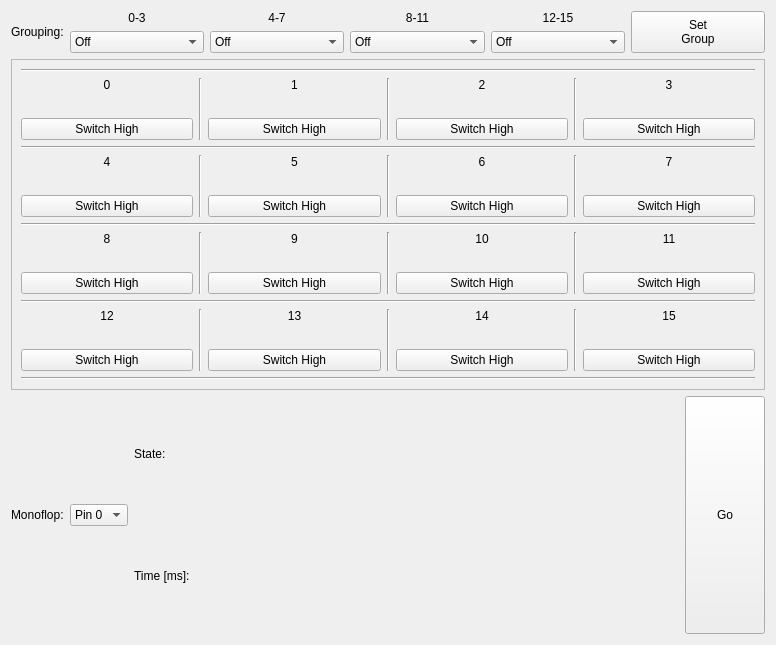
<?xml version="1.0" encoding="UTF-8"?>
<ui version="4.0">
 <class>IndustrialDigitalOut4</class>
 <widget class="QWidget" name="IndustrialDigitalOut4">
  <property name="geometry">
   <rect>
    <x>0</x>
    <y>0</y>
    <width>776</width>
    <height>645</height>
   </rect>
  </property>
  <property name="windowTitle">
   <string>Form</string>
  </property>
  <layout class="QVBoxLayout" name="verticalLayout">
   <item>
    <layout class="QHBoxLayout" name="horizontalLayout_2">
     <item>
      <widget class="QLabel" name="label">
       <property name="sizePolicy">
        <sizepolicy hsizetype="Fixed" vsizetype="Preferred">
         <horstretch>0</horstretch>
         <verstretch>0</verstretch>
        </sizepolicy>
       </property>
       <property name="text">
        <string>Grouping:</string>
       </property>
      </widget>
     </item>
     <item>
      <layout class="QVBoxLayout" name="verticalLayout_2">
       <item>
        <widget class="QLabel" name="label_2">
         <property name="text">
          <string>0-3</string>
         </property>
         <property name="alignment">
          <set>Qt::AlignCenter</set>
         </property>
        </widget>
       </item>
       <item>
        <widget class="QComboBox" name="group0">
         <item>
          <property name="text">
           <string>Off</string>
          </property>
         </item>
         <item>
          <property name="text">
           <string>Port A</string>
          </property>
         </item>
         <item>
          <property name="text">
           <string>Port B</string>
          </property>
         </item>
         <item>
          <property name="text">
           <string>Port C</string>
          </property>
         </item>
         <item>
          <property name="text">
           <string>Port D</string>
          </property>
         </item>
        </widget>
       </item>
      </layout>
     </item>
     <item>
      <layout class="QVBoxLayout" name="verticalLayout_3">
       <item>
        <widget class="QLabel" name="label_3">
         <property name="text">
          <string>4-7</string>
         </property>
         <property name="alignment">
          <set>Qt::AlignCenter</set>
         </property>
        </widget>
       </item>
       <item>
        <widget class="QComboBox" name="group1">
         <item>
          <property name="text">
           <string>Off</string>
          </property>
         </item>
         <item>
          <property name="text">
           <string>Port A</string>
          </property>
         </item>
         <item>
          <property name="text">
           <string>Port B</string>
          </property>
         </item>
         <item>
          <property name="text">
           <string>Port C</string>
          </property>
         </item>
         <item>
          <property name="text">
           <string>Port D</string>
          </property>
         </item>
        </widget>
       </item>
      </layout>
     </item>
     <item>
      <layout class="QVBoxLayout" name="verticalLayout_4">
       <item>
        <widget class="QLabel" name="label_4">
         <property name="text">
          <string>8-11</string>
         </property>
         <property name="alignment">
          <set>Qt::AlignCenter</set>
         </property>
        </widget>
       </item>
       <item>
        <widget class="QComboBox" name="group2">
         <item>
          <property name="text">
           <string>Off</string>
          </property>
         </item>
         <item>
          <property name="text">
           <string>Port A</string>
          </property>
         </item>
         <item>
          <property name="text">
           <string>Port B</string>
          </property>
         </item>
         <item>
          <property name="text">
           <string>Port C</string>
          </property>
         </item>
         <item>
          <property name="text">
           <string>Port D</string>
          </property>
         </item>
        </widget>
       </item>
      </layout>
     </item>
     <item>
      <layout class="QVBoxLayout" name="verticalLayout_5">
       <item>
        <widget class="QLabel" name="label_5">
         <property name="text">
          <string>12-15</string>
         </property>
         <property name="alignment">
          <set>Qt::AlignCenter</set>
         </property>
        </widget>
       </item>
       <item>
        <widget class="QComboBox" name="group3">
         <item>
          <property name="text">
           <string>Off</string>
          </property>
         </item>
         <item>
          <property name="text">
           <string>Port A</string>
          </property>
         </item>
         <item>
          <property name="text">
           <string>Port B</string>
          </property>
         </item>
         <item>
          <property name="text">
           <string>Port C</string>
          </property>
         </item>
         <item>
          <property name="text">
           <string>Port D</string>
          </property>
         </item>
        </widget>
       </item>
      </layout>
     </item>
     <item>
      <widget class="QPushButton" name="set_group">
       <property name="sizePolicy">
        <sizepolicy hsizetype="Minimum" vsizetype="Minimum">
         <horstretch>0</horstretch>
         <verstretch>0</verstretch>
        </sizepolicy>
       </property>
       <property name="text">
        <string>Set
Group</string>
       </property>
      </widget>
     </item>
    </layout>
   </item>
   <item>
    <widget class="QScrollArea" name="scrollArea">
     <property name="widgetResizable">
      <bool>true</bool>
     </property>
     <widget class="QWidget" name="scrollAreaWidgetContents">
      <property name="geometry">
       <rect>
        <x>0</x>
        <y>0</y>
        <width>756</width>
        <height>413</height>
       </rect>
      </property>
      <layout class="QVBoxLayout" name="verticalLayout_24">
       <item>
        <spacer name="verticalSpacer">
         <property name="orientation">
          <enum>Qt::Vertical</enum>
         </property>
         <property name="sizeHint" stdset="0">
          <size>
           <width>0</width>
           <height>0</height>
          </size>
         </property>
        </spacer>
       </item>
       <item>
        <widget class="Line" name="line0">
         <property name="orientation">
          <enum>Qt::Horizontal</enum>
         </property>
        </widget>
       </item>
       <item>
        <layout class="QHBoxLayout" name="horizontalLayout_4">
         <item>
          <layout class="QVBoxLayout" name="verticalLayout_13">
           <item>
            <widget class="QLabel" name="b0_label">
             <property name="text">
              <string>0</string>
             </property>
             <property name="alignment">
              <set>Qt::AlignCenter</set>
             </property>
            </widget>
           </item>
           <item>
            <widget class="QLabel" name="b0_icon">
             <property name="text">
              <string/>
             </property>
             <property name="alignment">
              <set>Qt::AlignCenter</set>
             </property>
            </widget>
           </item>
           <item>
            <widget class="QPushButton" name="b0">
             <property name="text">
              <string>Switch High</string>
             </property>
            </widget>
           </item>
          </layout>
         </item>
         <item>
          <widget class="Line" name="line0a">
           <property name="orientation">
            <enum>Qt::Vertical</enum>
           </property>
          </widget>
         </item>
         <item>
          <layout class="QVBoxLayout" name="verticalLayout_10">
           <item>
            <widget class="QLabel" name="b1_label">
             <property name="text">
              <string>1</string>
             </property>
             <property name="alignment">
              <set>Qt::AlignCenter</set>
             </property>
            </widget>
           </item>
           <item>
            <widget class="QLabel" name="b1_icon">
             <property name="text">
              <string/>
             </property>
             <property name="alignment">
              <set>Qt::AlignCenter</set>
             </property>
            </widget>
           </item>
           <item>
            <widget class="QPushButton" name="b1">
             <property name="text">
              <string>Switch High</string>
             </property>
            </widget>
           </item>
          </layout>
         </item>
         <item>
          <widget class="Line" name="line0b">
           <property name="orientation">
            <enum>Qt::Vertical</enum>
           </property>
          </widget>
         </item>
         <item>
          <layout class="QVBoxLayout" name="verticalLayout_11">
           <item>
            <widget class="QLabel" name="b2_label">
             <property name="text">
              <string>2</string>
             </property>
             <property name="alignment">
              <set>Qt::AlignCenter</set>
             </property>
            </widget>
           </item>
           <item>
            <widget class="QLabel" name="b2_icon">
             <property name="text">
              <string/>
             </property>
             <property name="alignment">
              <set>Qt::AlignCenter</set>
             </property>
            </widget>
           </item>
           <item>
            <widget class="QPushButton" name="b2">
             <property name="text">
              <string>Switch High</string>
             </property>
            </widget>
           </item>
          </layout>
         </item>
         <item>
          <widget class="Line" name="line0c">
           <property name="orientation">
            <enum>Qt::Vertical</enum>
           </property>
          </widget>
         </item>
         <item>
          <layout class="QVBoxLayout" name="verticalLayout_12">
           <item>
            <widget class="QLabel" name="b3_label">
             <property name="text">
              <string>3</string>
             </property>
             <property name="alignment">
              <set>Qt::AlignCenter</set>
             </property>
            </widget>
           </item>
           <item>
            <widget class="QLabel" name="b3_icon">
             <property name="text">
              <string/>
             </property>
             <property name="alignment">
              <set>Qt::AlignCenter</set>
             </property>
            </widget>
           </item>
           <item>
            <widget class="QPushButton" name="b3">
             <property name="text">
              <string>Switch High</string>
             </property>
            </widget>
           </item>
          </layout>
         </item>
        </layout>
       </item>
       <item>
        <widget class="Line" name="line1">
         <property name="orientation">
          <enum>Qt::Horizontal</enum>
         </property>
        </widget>
       </item>
       <item>
        <layout class="QHBoxLayout" name="horizontalLayout">
         <item>
          <layout class="QVBoxLayout" name="verticalLayout_6">
           <item>
            <widget class="QLabel" name="b4_label">
             <property name="text">
              <string>4</string>
             </property>
             <property name="alignment">
              <set>Qt::AlignCenter</set>
             </property>
            </widget>
           </item>
           <item>
            <widget class="QLabel" name="b4_icon">
             <property name="text">
              <string/>
             </property>
             <property name="alignment">
              <set>Qt::AlignCenter</set>
             </property>
            </widget>
           </item>
           <item>
            <widget class="QPushButton" name="b4">
             <property name="enabled">
              <bool>true</bool>
             </property>
             <property name="text">
              <string>Switch High</string>
             </property>
            </widget>
           </item>
          </layout>
         </item>
         <item>
          <widget class="Line" name="line1a">
           <property name="orientation">
            <enum>Qt::Vertical</enum>
           </property>
          </widget>
         </item>
         <item>
          <layout class="QVBoxLayout" name="verticalLayout_7">
           <item>
            <widget class="QLabel" name="b5_label">
             <property name="text">
              <string>5</string>
             </property>
             <property name="alignment">
              <set>Qt::AlignCenter</set>
             </property>
            </widget>
           </item>
           <item>
            <widget class="QLabel" name="b5_icon">
             <property name="text">
              <string/>
             </property>
             <property name="alignment">
              <set>Qt::AlignCenter</set>
             </property>
            </widget>
           </item>
           <item>
            <widget class="QPushButton" name="b5">
             <property name="text">
              <string>Switch High</string>
             </property>
            </widget>
           </item>
          </layout>
         </item>
         <item>
          <widget class="Line" name="line1b">
           <property name="orientation">
            <enum>Qt::Vertical</enum>
           </property>
          </widget>
         </item>
         <item>
          <layout class="QVBoxLayout" name="verticalLayout_8">
           <item>
            <widget class="QLabel" name="b6_label">
             <property name="text">
              <string>6</string>
             </property>
             <property name="alignment">
              <set>Qt::AlignCenter</set>
             </property>
            </widget>
           </item>
           <item>
            <widget class="QLabel" name="b6_icon">
             <property name="text">
              <string/>
             </property>
             <property name="alignment">
              <set>Qt::AlignCenter</set>
             </property>
            </widget>
           </item>
           <item>
            <widget class="QPushButton" name="b6">
             <property name="text">
              <string>Switch High</string>
             </property>
            </widget>
           </item>
          </layout>
         </item>
         <item>
          <widget class="Line" name="line1c">
           <property name="orientation">
            <enum>Qt::Vertical</enum>
           </property>
          </widget>
         </item>
         <item>
          <layout class="QVBoxLayout" name="verticalLayout_9">
           <item>
            <widget class="QLabel" name="b7_label">
             <property name="text">
              <string>7</string>
             </property>
             <property name="alignment">
              <set>Qt::AlignCenter</set>
             </property>
            </widget>
           </item>
           <item>
            <widget class="QLabel" name="b7_icon">
             <property name="text">
              <string/>
             </property>
             <property name="alignment">
              <set>Qt::AlignCenter</set>
             </property>
            </widget>
           </item>
           <item>
            <widget class="QPushButton" name="b7">
             <property name="text">
              <string>Switch High</string>
             </property>
            </widget>
           </item>
          </layout>
         </item>
        </layout>
       </item>
       <item>
        <widget class="Line" name="line2">
         <property name="orientation">
          <enum>Qt::Horizontal</enum>
         </property>
        </widget>
       </item>
       <item>
        <layout class="QHBoxLayout" name="horizontalLayout_6">
         <item>
          <layout class="QVBoxLayout" name="verticalLayout_21">
           <item>
            <widget class="QLabel" name="b8_label">
             <property name="text">
              <string>8</string>
             </property>
             <property name="alignment">
              <set>Qt::AlignCenter</set>
             </property>
            </widget>
           </item>
           <item>
            <widget class="QLabel" name="b8_icon">
             <property name="text">
              <string/>
             </property>
             <property name="alignment">
              <set>Qt::AlignCenter</set>
             </property>
            </widget>
           </item>
           <item>
            <widget class="QPushButton" name="b8">
             <property name="text">
              <string>Switch High</string>
             </property>
            </widget>
           </item>
          </layout>
         </item>
         <item>
          <widget class="Line" name="line2a">
           <property name="orientation">
            <enum>Qt::Vertical</enum>
           </property>
          </widget>
         </item>
         <item>
          <layout class="QVBoxLayout" name="verticalLayout_18">
           <item>
            <widget class="QLabel" name="b9_label">
             <property name="text">
              <string>9</string>
             </property>
             <property name="alignment">
              <set>Qt::AlignCenter</set>
             </property>
            </widget>
           </item>
           <item>
            <widget class="QLabel" name="b9_icon">
             <property name="text">
              <string/>
             </property>
             <property name="alignment">
              <set>Qt::AlignCenter</set>
             </property>
            </widget>
           </item>
           <item>
            <widget class="QPushButton" name="b9">
             <property name="text">
              <string>Switch High</string>
             </property>
            </widget>
           </item>
          </layout>
         </item>
         <item>
          <widget class="Line" name="line2b">
           <property name="orientation">
            <enum>Qt::Vertical</enum>
           </property>
          </widget>
         </item>
         <item>
          <layout class="QVBoxLayout" name="verticalLayout_19">
           <item>
            <widget class="QLabel" name="b10_label">
             <property name="text">
              <string>10</string>
             </property>
             <property name="alignment">
              <set>Qt::AlignCenter</set>
             </property>
            </widget>
           </item>
           <item>
            <widget class="QLabel" name="b10_icon">
             <property name="text">
              <string/>
             </property>
             <property name="alignment">
              <set>Qt::AlignCenter</set>
             </property>
            </widget>
           </item>
           <item>
            <widget class="QPushButton" name="b10">
             <property name="text">
              <string>Switch High</string>
             </property>
            </widget>
           </item>
          </layout>
         </item>
         <item>
          <widget class="Line" name="line2c">
           <property name="orientation">
            <enum>Qt::Vertical</enum>
           </property>
          </widget>
         </item>
         <item>
          <layout class="QVBoxLayout" name="verticalLayout_20">
           <item>
            <widget class="QLabel" name="b11_label">
             <property name="text">
              <string>11</string>
             </property>
             <property name="alignment">
              <set>Qt::AlignCenter</set>
             </property>
            </widget>
           </item>
           <item>
            <widget class="QLabel" name="b11_icon">
             <property name="text">
              <string/>
             </property>
             <property name="alignment">
              <set>Qt::AlignCenter</set>
             </property>
            </widget>
           </item>
           <item>
            <widget class="QPushButton" name="b11">
             <property name="text">
              <string>Switch High</string>
             </property>
            </widget>
           </item>
          </layout>
         </item>
        </layout>
       </item>
       <item>
        <widget class="Line" name="line3">
         <property name="orientation">
          <enum>Qt::Horizontal</enum>
         </property>
        </widget>
       </item>
       <item>
        <layout class="QHBoxLayout" name="horizontalLayout_5">
         <item>
          <layout class="QVBoxLayout" name="verticalLayout_17">
           <item>
            <widget class="QLabel" name="b12_label">
             <property name="text">
              <string>12</string>
             </property>
             <property name="alignment">
              <set>Qt::AlignCenter</set>
             </property>
            </widget>
           </item>
           <item>
            <widget class="QLabel" name="b12_icon">
             <property name="text">
              <string/>
             </property>
             <property name="alignment">
              <set>Qt::AlignCenter</set>
             </property>
            </widget>
           </item>
           <item>
            <widget class="QPushButton" name="b12">
             <property name="text">
              <string>Switch High</string>
             </property>
            </widget>
           </item>
          </layout>
         </item>
         <item>
          <widget class="Line" name="line3a">
           <property name="orientation">
            <enum>Qt::Vertical</enum>
           </property>
          </widget>
         </item>
         <item>
          <layout class="QVBoxLayout" name="verticalLayout_14">
           <item>
            <widget class="QLabel" name="b13_label">
             <property name="text">
              <string>13</string>
             </property>
             <property name="alignment">
              <set>Qt::AlignCenter</set>
             </property>
            </widget>
           </item>
           <item>
            <widget class="QLabel" name="b13_icon">
             <property name="text">
              <string/>
             </property>
             <property name="alignment">
              <set>Qt::AlignCenter</set>
             </property>
            </widget>
           </item>
           <item>
            <widget class="QPushButton" name="b13">
             <property name="text">
              <string>Switch High</string>
             </property>
            </widget>
           </item>
          </layout>
         </item>
         <item>
          <widget class="Line" name="line3b">
           <property name="orientation">
            <enum>Qt::Vertical</enum>
           </property>
          </widget>
         </item>
         <item>
          <layout class="QVBoxLayout" name="verticalLayout_15">
           <item>
            <widget class="QLabel" name="b14_label">
             <property name="text">
              <string>14</string>
             </property>
             <property name="alignment">
              <set>Qt::AlignCenter</set>
             </property>
            </widget>
           </item>
           <item>
            <widget class="QLabel" name="b14_icon">
             <property name="text">
              <string/>
             </property>
             <property name="alignment">
              <set>Qt::AlignCenter</set>
             </property>
            </widget>
           </item>
           <item>
            <widget class="QPushButton" name="b14">
             <property name="text">
              <string>Switch High</string>
             </property>
            </widget>
           </item>
          </layout>
         </item>
         <item>
          <widget class="Line" name="line3c">
           <property name="orientation">
            <enum>Qt::Vertical</enum>
           </property>
          </widget>
         </item>
         <item>
          <layout class="QVBoxLayout" name="verticalLayout_16">
           <item>
            <widget class="QLabel" name="b15_label">
             <property name="text">
              <string>15</string>
             </property>
             <property name="alignment">
              <set>Qt::AlignCenter</set>
             </property>
            </widget>
           </item>
           <item>
            <widget class="QLabel" name="b15_icon">
             <property name="text">
              <string/>
             </property>
             <property name="alignment">
              <set>Qt::AlignCenter</set>
             </property>
            </widget>
           </item>
           <item>
            <widget class="QPushButton" name="b15">
             <property name="text">
              <string>Switch High</string>
             </property>
            </widget>
           </item>
          </layout>
         </item>
        </layout>
       </item>
       <item>
        <widget class="Line" name="line_8">
         <property name="orientation">
          <enum>Qt::Horizontal</enum>
         </property>
        </widget>
       </item>
       <item>
        <spacer name="verticalSpacer_2">
         <property name="orientation">
          <enum>Qt::Vertical</enum>
         </property>
         <property name="sizeHint" stdset="0">
          <size>
           <width>0</width>
           <height>0</height>
          </size>
         </property>
        </spacer>
       </item>
      </layout>
     </widget>
    </widget>
   </item>
   <item>
    <layout class="QHBoxLayout" name="horizontalLayout_3" stretch="0,0,0,1,0">
     <item>
      <widget class="QLabel" name="monoflop_label1">
       <property name="sizePolicy">
        <sizepolicy hsizetype="Fixed" vsizetype="Preferred">
         <horstretch>0</horstretch>
         <verstretch>0</verstretch>
        </sizepolicy>
       </property>
       <property name="text">
        <string>Monoflop:</string>
       </property>
      </widget>
     </item>
     <item>
      <widget class="QComboBox" name="monoflop_pin">
       <property name="sizeAdjustPolicy">
        <enum>QComboBox::AdjustToContents</enum>
       </property>
       <item>
        <property name="text">
         <string>Pin 0</string>
        </property>
       </item>
       <item>
        <property name="text">
         <string>Pin 1</string>
        </property>
       </item>
       <item>
        <property name="text">
         <string>Pin 2</string>
        </property>
       </item>
       <item>
        <property name="text">
         <string>Pin 3</string>
        </property>
       </item>
      </widget>
     </item>
     <item>
      <layout class="QVBoxLayout" name="verticalLayout_23">
       <item>
        <widget class="QLabel" name="label_6">
         <property name="text">
          <string>State:</string>
         </property>
        </widget>
       </item>
       <item>
        <widget class="QLabel" name="monoflop_label2">
         <property name="text">
          <string>Time [ms]:</string>
         </property>
        </widget>
       </item>
      </layout>
     </item>
     <item>
      <layout class="QVBoxLayout" name="verticalLayout_22">
       <item>
        <widget class="QStackedWidget" name="monoflop_state_stack"/>
       </item>
       <item>
        <widget class="QStackedWidget" name="monoflop_time_stack"/>
       </item>
      </layout>
     </item>
     <item>
      <widget class="QPushButton" name="monoflop_go">
       <property name="sizePolicy">
        <sizepolicy hsizetype="Minimum" vsizetype="Minimum">
         <horstretch>0</horstretch>
         <verstretch>0</verstretch>
        </sizepolicy>
       </property>
       <property name="text">
        <string>Go</string>
       </property>
      </widget>
     </item>
    </layout>
   </item>
  </layout>
 </widget>
 <resources/>
 <connections/>
</ui>
